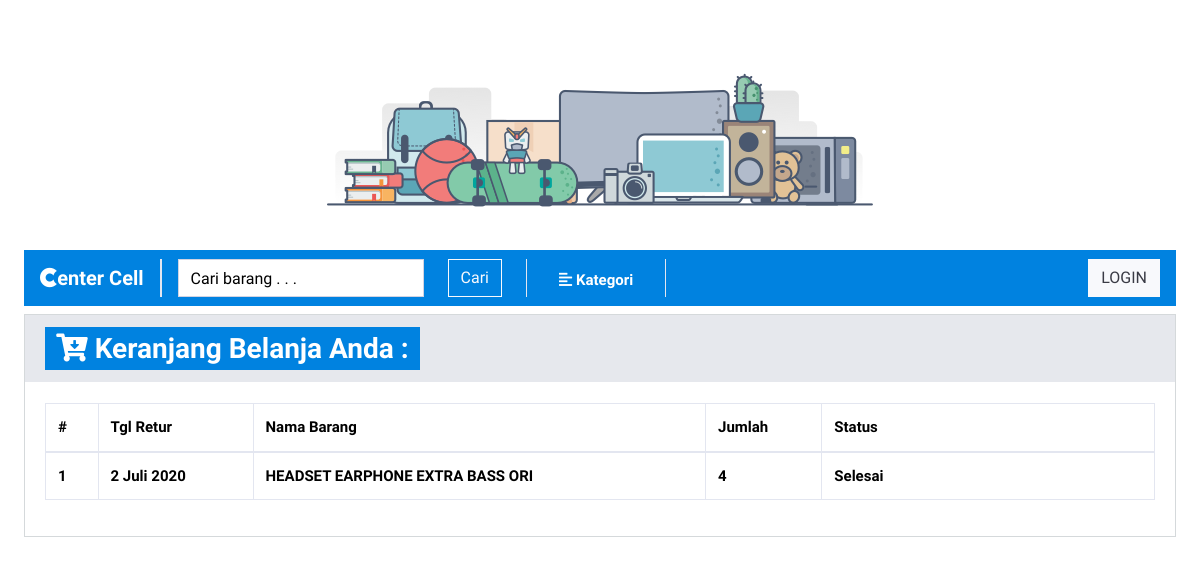
The page /index.php/retur_barang/riwayat on the database its author committed.
### tables this page shows
CREATE TABLE `retur_barang` (
  `no` int(11) NOT NULL,
  `id_customer` varchar(15) NOT NULL,
  `nama_toko` varchar(30) NOT NULL,
  `alamat` text NOT NULL,
  `no_hp` varchar(20) NOT NULL,
  `tgl_retur` timestamp NOT NULL DEFAULT current_timestamp(),
  `nama_brg` varchar(40) NOT NULL,
  `jumlah_brg` varchar(4) NOT NULL,
  `status` varchar(30) NOT NULL
);

### application/controllers/retur_barang.php (called while the page is built, shortened)
<?php
class retur_barang extends CI_Controller{
	public function riwayat()
	{
		$keyword = $this->session->userdata('id_customer');
		$data['riwayat_retur'] = $this->model_public->riwayat_retur($keyword);
		$this->load->view('public/template/header');
		$this->load->view('public/riwayat_retur', $data);
		$this->load->view('public/template/footer');
	}
}

### index.php (called while the page is built, shortened)
<?php
require_once BASEPATH.'core/CodeIgniter.php';

### application/models/model_public.php (called while the page is built, shortened)
<?php
class model_public extends CI_Model{
	public function riwayat_retur($id_customer){
		$this->db->order_by('no', 'DESC');
		$this->db->select('*');
		$this->db->from('retur_barang');
		$this->db->like('id_customer', $id_customer);
		return $this->db->get()->result();
	}
}

### application/helpers/Dateindo_helper.php (called while the page is built)
<?php  if ( ! defined('BASEPATH')) exit('No direct script access allowed');
if ( ! function_exists('dateindo'))
{
 function dateindo($date) {
        if ($date=='0000-00-00')
        {
        	return $kosong='-';
        }
        else
        {
        	$bulanindo = array("Januari", "Februari", "Maret",
                           "April", "Mei", "Juni",
                           "Juli", "Agustus", "September",
                           "Oktober", "November", "Desember");
	        $tahun = substr($date, 0, 4);
	        $bulan = substr($date, 5, 2);
	        $tgl   = substr($date, 8, 2);
	        $result = (int)$tgl . " " . $bulanindo[(int)$bulan-1] . " ". $tahun;
	        return $result;
        }
	}
}

### application/views/public/riwayat_retur.php (the view, shortened to what this page needs)
<div class="container-fluid">
  <div class="card mt-2 mb-3">
    <?php
    $keyword = $this->session->userdata('id_customer');
    $riwayat_check = $this->model_public->riwayat_retur($keyword); ?>
    <?php if (empty($riwayat_check)) { ?>
      <div class="card-body">
        <div class="alert alert-danger alert-dismissible fade show ml-3 mr-3" role="alert">
          Anda belum pernah melakukan retur barang . . .
          <button type="button" class="close" data-dismiss="alert" aria-label="Close">
            <span aria-hidden="true">&times;</span>
          </button>
        </div>
      <?php } else { ?>
        <h3 class="card-header font-weight-bold"><span class="badge badge-primary"><i class="fas fa-cart-arrow-down"></i> Keranjang Belanja Anda :</span></h3>
        <div class="card-body">
          <table class="table table-hover table-bordered">
            <thead>
              <tr class="table-head">
                <th>#</th>
                <th>Tgl Retur</th>
                <th>Nama Barang</th>
                <th>Jumlah</th>
                <th>Status</th>
              </tr>
            </thead>
            <?php
            $no = 1;
            foreach ($riwayat_retur as $rr) : ?>
              <tr>
                <td><?php echo $no++ ?> </td>
                <td><?php echo dateindo($rr->tgl_retur) ?> </td>
                <td><?php echo $rr->nama_brg ?> </td>
                <td><?php echo $rr->jumlah_brg ?> </td>
                <td width="30%"><?php echo $rr->status ?> </td>
              </tr>
            <?php endforeach; ?>
          </table>
        <?php } ?>
        </div>
      </div>
  </div>

### rows shown on the page
retur_barang: tgl_retur "2 Juli 2020", nama_brg "HEADSET EARPHONE EXTRA BASS ORI", jumlah_brg "4", status "Selesai"
